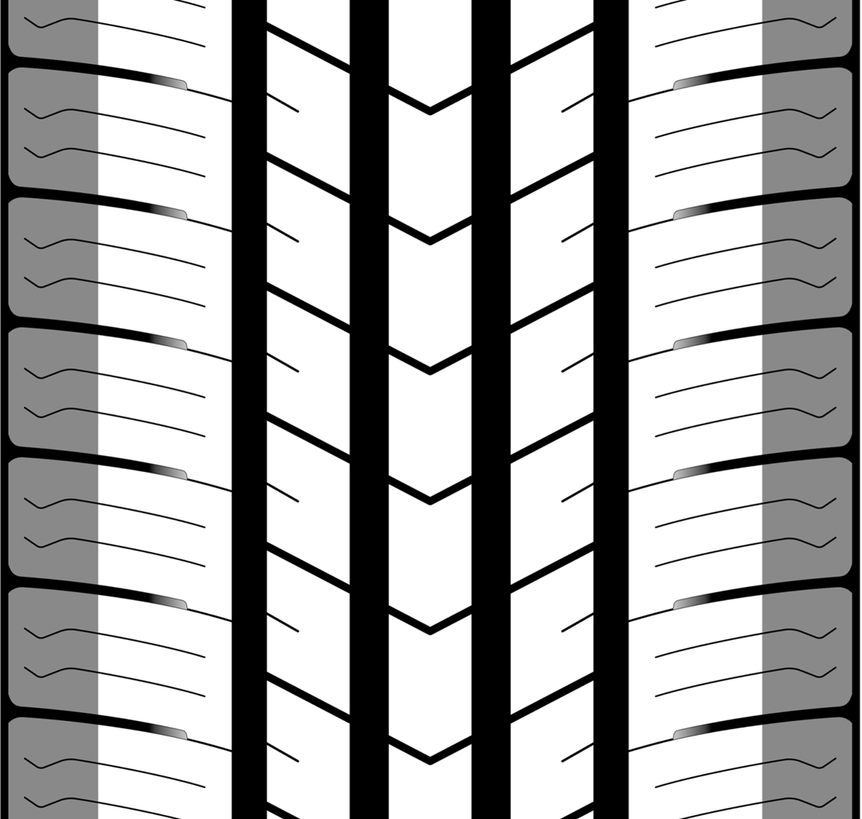
#> input picture tests/datasets/task_id_1778457600/images/sample003.png, 862 x 819 px, shrunk from 1088 x 1034 before the run; its folder holds only this picture in this run
$ python test_split_big_image_into_small.py
#> lines starting #> are read from the running program, lines starting #| are printed output that depends on the picture; after the words box and inside, x2 and y2 are one past the last pixel; in counts of white or black regions, pixels touching at a corner belong together
### src/core/split/cropping.py
# -*- coding: utf-8 -*-

"""
裁剪、切分、边缘清理
图像的"切分"动作——纵向分割（去黑沟）、边缘清理（去白边/灰边）、横向分割（周期检测/随机裁剪）
"""

# Copyright © 2026. All rights reserved.

import cv2
import numpy as np
import random
from typing import Tuple, Optional, List

from src.utils.logger import get_logger

logger = get_logger(__name__)
#> in batch_process_files, img_pil is the input picture: PIL image 862x819 RGBA; mean R, G, B, A 168.4, 168.4, 168.4, 255


def remove_black_and_split_segments(
    image: np.ndarray,
    num_segments_to_remove: int = 4,
) -> List[np.ndarray]:
    """
    删除图像中连续全黑列中宽度最大的num_segments_to_remove段，
    返回剩余连续列段的独立图片列表

    Args:
        image: numpy数组 (BGR格式)
        num_segments_to_remove: 要移除的黑色段数量，支持3或4

    Returns:
        list[numpy.ndarray]: 分割后的图像列表
            - num_segments_to_remove=4 时，返回5张图像
            - num_segments_to_remove=3 时，返回4张图像
    """
#> called with num_segments_to_remove = 4
    if num_segments_to_remove not in [3, 4]:
        raise ValueError(f"num_segments_to_remove只支持3或4，当前值为{num_segments_to_remove}")

    img_rgb = cv2.cvtColor(image, cv2.COLOR_BGR2RGB)
    h, w, c = img_rgb.shape

    dark_pixels = np.all(img_rgb < 10, axis=2)
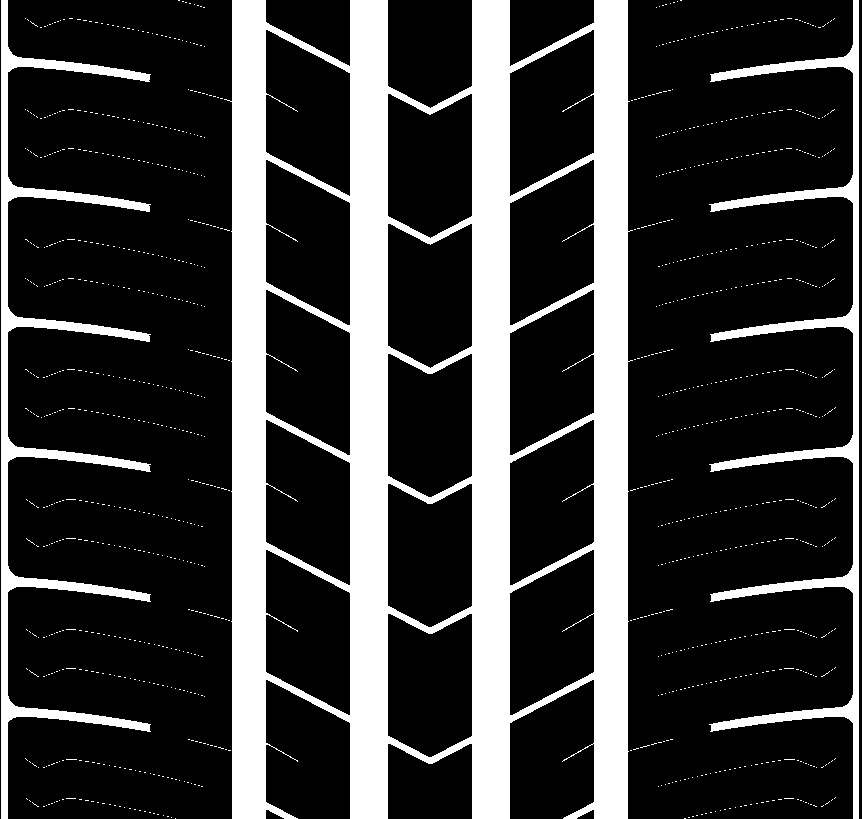
#> dark_pixels: shape (819, 862) bool; 22.5% white; 1184 white regions (1181 under 20 px), largest, box (x1, y1, x2, y2) and area: (224, 0, 633, 819) 129855, (1, 0, 151, 819) 13643, (709, 0, 859, 819) 12889
    black_mask = (dark_pixels.sum(axis=0) / h) > 0.95

    segments = []
    start = None
    for i in range(w):
        if black_mask[i]:
            if start is None:
                start = i
        else:
            if start is not None:
                segments.append((start, i-1))
                start = None
#> after the loop, segments = [(1, 7), (232, 265), (350, 387), (472, 509), (594, 627), (853, 858)]
    if start is not None:
        segments.append((start, w-1))

    segments = [(s, e) for s, e in segments if (e - s + 1) >= 5]

    if len(segments) >= num_segments_to_remove:
        segments_sorted = sorted(segments, key=lambda x: x[1]-x[0]+1, reverse=True)
#> segments_sorted = [(350, 387), (472, 509), (232, 265), (594, 627), (1, 7), (853, 858)]
        segments_to_remove = segments_sorted[:num_segments_to_remove]
#> segments_to_remove = [(350, 387), (472, 509), (232, 265), (594, 627)]
    else:
        logger.warning(f"只检测到 {len(segments)} 个黑色段，少于需要的 {num_segments_to_remove} 个")
        segments_to_remove = segments

    keep_mask = np.ones(w, dtype=bool)
    for s, e in segments_to_remove:
        keep_mask[s:e+1] = False
#> this loop made 4 passes

    remaining_segments = []
    start = None
    for i in range(w):
        if keep_mask[i]:
            if start is None:
                start = i
        else:
            if start is not None:
                remaining_segments.append((start, i-1))
                start = None
#> after the loop, remaining_segments = [(0, 231), (266, 349), (388, 471), (510, 593)]; start = 628
    if start is not None:
        remaining_segments.append((start, w-1))

    parts = []
    for idx, (s, e) in enumerate(remaining_segments):
        part_img = img_rgb[:, s:e+1, :]
        part_bgr = cv2.cvtColor(part_img, cv2.COLOR_RGB2BGR)
        parts.append(part_bgr)
#> this loop made 5 passes
#> pass 1, in remove_black_and_split_segments, `part_img = img_rgb[:, s:e+1, :]`:
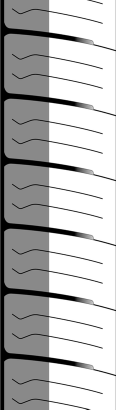
#> part_img: shape (819, 232, 3) (shown at 1/2 size); min 0, max 255, mean 185.1
#> after the loop:
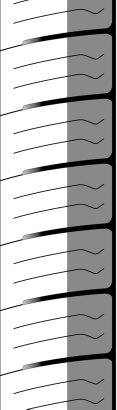
#> part_img: shape (819, 234, 3) (shown at 1/2 size); min 0, max 255, mean 185.5
#> after the loop, parts = 5 items

    return parts


def remove_side_white(image: np.ndarray, direction: str = 'left') -> np.ndarray:
    """
    去除图像单侧的白色边缘

    Args:
        image: numpy数组 (BGR格式)
        direction: 'left' 或 'right'，表示要去除哪一侧的白边

    Returns:
        裁剪后的图像
    """
    gray = cv2.cvtColor(image, cv2.COLOR_BGR2GRAY)
    _, thresh = cv2.threshold(gray, 250, 255, cv2.THRESH_BINARY)
    height, width = thresh.shape[:2]

    if direction == 'right':
        right_bound = width - 1
        for col in range(width-1, -1, -1):
            col_sum = thresh[:, col].sum()
            if col_sum < height * 255:
                right_bound = col
                break
        return image[:, :right_bound + 1]
    else:
        left_bound = 0
        for col in range(width):
            col_sum = thresh[:, col].sum()
            if col_sum < height * 255:
                left_bound = col
                break
        return image[:, left_bound:]


def remove_edge_gray(
    image: np.ndarray,
    target_gray: Tuple[int, int, int] = (137, 137, 137),
    tolerance: int = 90,
    edge_percent: int = 23,
) -> np.ndarray:
    """
    将图片左右边缘的特定灰色背景替换为白色

    Args:
        image: numpy数组 (BGR格式)
        target_gray: 目标灰色BGR值
        tolerance: 容差
        edge_percent: 边缘宽度百分比

    Returns:
        numpy数组: 处理后的BGR图像
    """
    img_cv = image.copy()

    height, width = img_cv.shape[:2]
    result = img_cv.copy()

    edge_width = int(width * edge_percent / 100)

    target = np.array(target_gray)
    lower_bound = np.clip(target - tolerance, 0, 255)
    upper_bound = np.clip(target + tolerance, 0, 255)

    left_edge = result[:, :edge_width]
    mask_left = np.all((left_edge > lower_bound) & (left_edge < upper_bound), axis=2)
    left_edge[mask_left] = [255, 255, 255]

    right_edge = result[:, -edge_width:]
    mask_right = np.all((right_edge > lower_bound) & (right_edge < upper_bound), axis=2)
    right_edge[mask_right] = [255, 255, 255]

    return result


# [29 lines left out: function random_horizontal_crop, not called in this run]


def detect_periodic_blocks(
    image: np.ndarray,
    min_cycles: int = 5,
    max_cycles: int = 7,
    min_block_pixels: int = 100,
) -> Optional[np.ndarray]:
    """
    检测图像中的周期性色块并返回第一个有效周期块

    Args:
        image: numpy数组 (BGR格式)
        min_cycles: 最小周期数
        max_cycles: 最大周期数
        min_block_pixels: 最小有效像素数

    Returns:
        numpy数组或None
    """
    img = image.copy()

    h, w = img.shape[:2]
    gray = cv2.cvtColor(img, cv2.COLOR_BGR2GRAY)

    _, binary = cv2.threshold(gray, 200, 255, cv2.THRESH_BINARY_INV)

    row_density = np.sum(binary, axis=1) / w
    row_density = row_density.astype(np.float32)
    row_density -= np.mean(row_density)

    autocorr = np.correlate(row_density, row_density, mode='full')
    autocorr = autocorr[len(autocorr)//2:]

    min_period = h // max_cycles
    max_period = h // min_cycles
    peak_threshold = 0.3 * np.max(autocorr)

    peak_lags = []
    for lag in range(min_period, min(max_period, len(autocorr)-1)):
        if (autocorr[lag] > autocorr[lag-1] and
            autocorr[lag] > autocorr[lag+1] and
            autocorr[lag] > peak_threshold):
            peak_lags.append(lag)

    if not peak_lags:
        return None

    period = int(np.median(peak_lags))
    cycle_count = h // period

    if not (min_cycles <= cycle_count <= max_cycles):
        logger.debug(f"周期数{cycle_count}不在范围内[{min_cycles}-{max_cycles}]")
        return None

    for i in range(cycle_count):
        start_y = i * period
        end_y = min((i + 1) * period, h)
        cycle_block = img[start_y:end_y, :, :]

        cycle_gray = cv2.cvtColor(cycle_block, cv2.COLOR_BGR2GRAY)
        _, cycle_binary = cv2.threshold(cycle_gray, 200, 255, cv2.THRESH_BINARY_INV)

        if np.sum(cycle_binary) > min_block_pixels:
            logger.debug(f"找到周期性色块，周期数={cycle_count}")
            return cycle_block

    return None

### src/nodes/single_image_splitter.py
# -*- coding: utf-8 -*-

"""
大图拆分模块 - 单图处理入口

提供单张成品设计图的拆分与预处理流水线。
输入整图，输出切分后的侧边/中间小图及异常检测结果。

依赖:
    - core.split.cropping: 裁剪与切分算法
    - core.split.analysis: 图像分析与质量检测
    - core.split.validation: 配置校验

入口函数:
    process_single_file(image, config) -> dict
"""

# Copyright © 2026. All rights reserved.

import cv2
import numpy as np

from utils.logger import get_logger

from src.core.split.cropping import (
    remove_black_and_split_segments,
    remove_side_white,
    remove_edge_gray,
    random_horizontal_crop,
    detect_periodic_blocks,
)
from src.core.split.analysis import (
    analyze_dominant_color,
    remove_vertical_lines_center,
    analyze_single_image_abnormalities,
)
from src.core.split.validation import _validate_vertical_parts_to_keep

logger = get_logger(__name__)

# 默认配置常量
DEFAULT_CONFIG = {
    'num_segments_to_remove': 4,
    'gray_tolerance': 20,
    'gray_edge_percent': 50,
    'vertical_parts_to_keep': None
}


def process_single_file(image, config) -> dict:
    """
    单文件处理主函数

    流程:
    1. 纵向切分 -> center 和 side (支持通过vertical_parts_to_keep过滤)
    2. 去除灰边 -> side_cleaned
    3. 横向切分 -> center_final 和 side_final
    4. 异常检测 -> abnormal

    Args:
        image: numpy数组 (BGR格式)，输入图像
        config: 处理配置字典，包含:
            - num_segments_to_remove: 要移除的黑色段数量，支持3或4
            - gray_tolerance: 灰色容差（默认20）
            - gray_edge_percent: 边缘百分比（默认50）
            - vertical_parts_to_keep: 要保留的纵向切分索引列表（可选，从1开始）
              示例: [1,2,3,4] 表示只保留第1,2,3,4部分

    Returns:
        dict: 处理结果，包含:
            - side_final_images: list[(numpy.ndarray, str)] 侧边最终图像列表 [(img, suffix), ...]
            - center_final_images: list[(numpy.ndarray, str)] 中间最终图像列表 [(img, suffix), ...]
            - abnormal_images: list[(numpy.ndarray, str, list)] 异常图像列表 [(img, suffix, abnormalities), ...]
            - stats: dict 处理统计信息
    """
    num_segments_to_remove = config.get('num_segments_to_remove', DEFAULT_CONFIG['num_segments_to_remove'])
    gray_tolerance = config.get('gray_tolerance', DEFAULT_CONFIG['gray_tolerance'])
    gray_edge_percent = config.get('gray_edge_percent', DEFAULT_CONFIG['gray_edge_percent'])
    vertical_parts_to_keep = config.get('vertical_parts_to_keep', DEFAULT_CONFIG['vertical_parts_to_keep'])

    # 提前校验配置
    if vertical_parts_to_keep is not None:
        try:
            _validate_vertical_parts_to_keep(vertical_parts_to_keep, num_segments_to_remove)
        except ValueError as e:
            logger.error(f"配置错误: {str(e)}")
            return {
                'side_final_images': [],
                'center_final_images': [],
                'abnormal_images': [],
                'stats': {
                    'status': 'config_error',
                    'error_type': 'invalid_config',
                    'error_message': str(e),
                    'vertical_segments': 0,
                    'gray_edge_removed': 0,
                    'horizontal_splits': 0,
                    'abnormal_count': 0
                }
            }

    stats = {
        'vertical_segments': 0,
        'gray_edge_removed': 0,
        'horizontal_splits': 0,
        'abnormal_count': 0,
        'status': 'success'
    }

    try:
        if num_segments_to_remove == 4:
            side_indices = [1, 5]
        elif num_segments_to_remove == 3:
            side_indices = [1, 4]
        else:
            raise ValueError(f"num_segments_to_remove只支持3或4，当前值为{num_segments_to_remove}")

        if vertical_parts_to_keep is not None:
            logger.debug(f"  [配置] vertical_parts_to_keep={vertical_parts_to_keep}")

        logger.debug(f"  [流程1] 执行纵向切分...")
        vertical_parts = remove_black_and_split_segments(image, num_segments_to_remove)
#> vertical_parts = 5 items

        vertical_parts_with_idx = list(enumerate(vertical_parts, 1))
#> vertical_parts_with_idx = 5 items

        if vertical_parts_to_keep is not None:
            vertical_parts_with_idx = [
                (idx, img) for idx, img in vertical_parts_with_idx
                if idx in vertical_parts_to_keep
            ]
#> vertical_parts_with_idx = 2 items
            logger.debug(f"  [流程1] 过滤后保留 {len(vertical_parts_with_idx)} 个图像段")

        side_images = []
        center_images = []

        for idx, img_part in vertical_parts_with_idx:
            if idx == 1:
                img_part = remove_side_white(img_part, direction='left')
            elif idx == side_indices[1]:
                img_part = remove_side_white(img_part, direction='right')

            height, width = img_part.shape[:2]

            if width < 5:
                logger.warning(f"跳过过窄的图像段: 索引{idx}, 宽度={width}")
                continue

            if idx in side_indices:
                side_images.append((idx, img_part))
            else:
                center_images.append((idx, img_part))

            stats['vertical_segments'] += 1
#> this loop made 2 passes
#> (idx, height, width) on pass 1: (1, 819, 232)
#> pass 1, in remove_side_white, `_, thresh = cv2.threshold(gray, 250, 255, cv2.THRESH_BINARY)`:
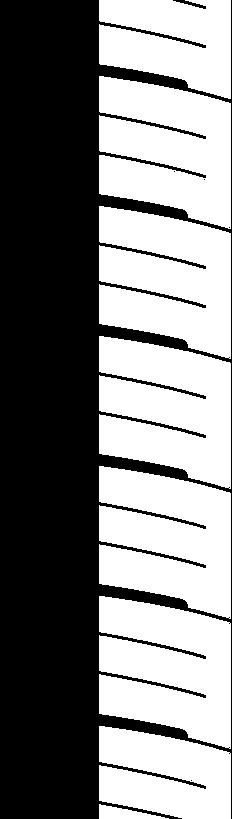
#> thresh: shape (819, 232); 50.9% white; 6 black regions (4 under 20 px), largest, box (x1, y1, x2, y2) and area: (0, 0, 232, 819) 93139, (173, 0, 206, 9) 93
#> after the loop, center_images = 1 item; side_images = 1 item; stats = {'vertical_segments': 2, 'gray_edge_removed': 0, 'horizontal_splits': 0, 'abnormal_count': 0, 'status': 'success'}

        logger.debug(f"  [流程1] 纵向切分完成，生成 {stats['vertical_segments']} 个图像段")

        logger.debug(f"  [流程2] 去除边缘灰边...")
        side_images_cleaned = []

        for idx, side_img in side_images:
            dominant_color = analyze_dominant_color(side_img)
            dominant_color_bgr = dominant_color[::-1]
            cleaned_img = remove_edge_gray(side_img, dominant_color_bgr, gray_tolerance, gray_edge_percent)
            side_images_cleaned.append((idx, cleaned_img))
            stats['gray_edge_removed'] += 1
#> this loop made 1 pass
#> (idx, height in remove_edge_gray, width in remove_edge_gray, edge_width in remove_edge_gray, target in remove_edge_gray, lower_bound in remove_edge_gray, upper_bound in remove_edge_gray) on pass 1: (1, 819, 232, 116, [137, 137, 137], [117, 117, 117], [157, 157, 157])
#> pass 1, in remove_edge_gray, `right_edge = result[:, -edge_width:]`:
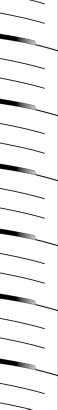
#> right_edge: shape (819, 116, 3) (shown at 1/2 size); min 0, max 255, mean 238.8
#> pass 1, in remove_edge_gray, `mask_right = np.all((right_edge > lower_bound) & (right_edge < upper_b..`:
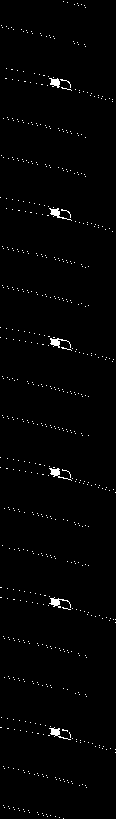
#> mask_right: shape (819, 116) bool; 1.3% white in thin lines or dots
#> after the loop, side_images_cleaned = 1 item; stats = {'vertical_segments': 2, 'gray_edge_removed': 1, 'horizontal_splits': 0, 'abnormal_count': 0, 'status': 'success'}

        logger.debug(f"  [流程2] 灰边去除完成，处理了 {stats['gray_edge_removed']} 个图像")

        logger.debug(f"  [流程3] 执行横向切分...")
        side_final_images = []
        center_final_images = []

        for idx, side_img in side_images_cleaned:
            image_part = detect_periodic_blocks(side_img, min_cycles=5, max_cycles=7)

            if image_part is None:
                image_part = random_horizontal_crop(side_img, min_splits=5, max_splits=7)
                suffix = "random"
            else:
                suffix = "periodic"

            side_final_images.append((image_part, f"_side_part{idx}_{suffix}"))

            de_line_image = remove_vertical_lines_center(image_part, x_tolerance=1, length_ratio=0.5, line_width=3)

            if de_line_image is not None:
                side_final_images.append((de_line_image, f"_side_part{idx}_{suffix}_de_line"))
#> this loop made 1 pass
#> (idx, h in detect_periodic_blocks, w in detect_periodic_blocks, min_period in detect_periodic_blocks, max_period in detect_periodic_blocks, peak_threshold in detect_periodic_blocks, period in detect_periodic_blocks, cycle_count in detect_periodic_blocks) on pass 1: (1, 819, 232, 117, 163, 185929.5, 130, 6)
#> pass 1, in detect_periodic_blocks, `img = image.copy()`:
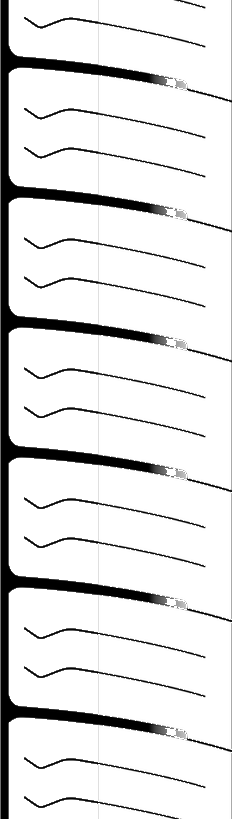
#> img: shape (819, 232, 3); min 0, max 255, mean 225.7
#> after the loop, side_final_images = 1 item

        side_horizontal_count = len(side_final_images)
#> side_horizontal_count = 1
#> (the rest of the program and of its run is left out)
